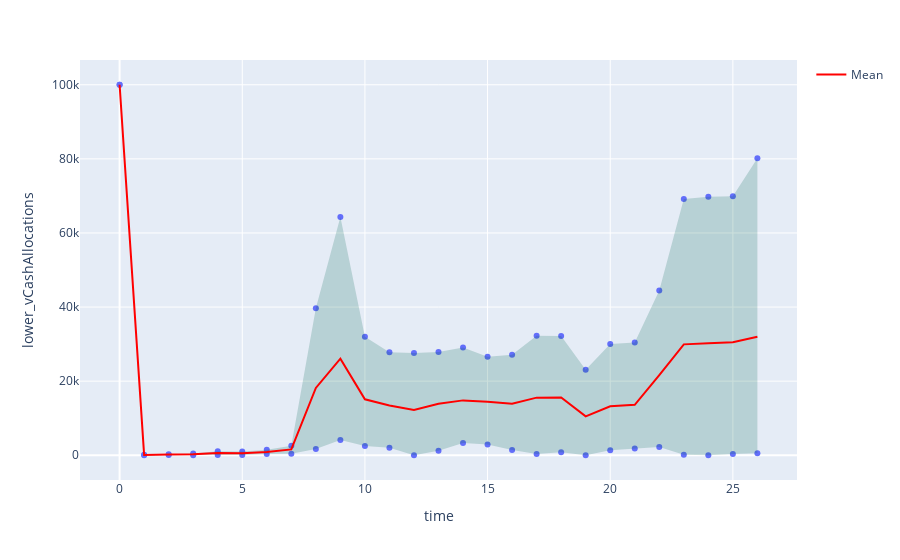

Notebook source saved alongside this figure:
### Code cell
analyzer.plot_ci(name='vCashAllocations', time_col='time', scenario_col='scenario',filter=None, col_names=['scenario', 'time'], confidence=.95, inline_plot=True)

### Figure 1 — Plotly figure (JSON) as saved in the notebook; plotly's stock layout.template omitted (floating-point values rounded to 4 significant figures)
{"data": [{"hovertemplate": "time=%{x}<br>lower_vCashAllocations=%{y}<extra></extra>", "legendgroup": "", "marker": {"color": "#636efa", "symbol": "circle"}, "mode": "markers", "name": "", "orientation": "v", "showlegend": false, "type": "scatter", "x": [0, 1, 2, 3, 4, 5, 6, 7, 8, 9, 10, 11, 12, 13, 14, 15, 16, 17, 18, 19, 20, 21, 22, 23, 24, 25, 26], "xaxis": "x", "y": [100000, 27.12, 52.34, 9.223, 79.89, 72.03, 364.5, 378.6, 1719.0, 4116.0, 2487.0, 2001.0, 0, 1235.0, 3328.0, 2887.0, 1440.0, 365.2, 808.1, 0, 1320.0, 1825.0, 2212.0, 142.1, 0, 350.1, 553.1], "yaxis": "y"}, {"hovertemplate": "time=%{x}<br>upper_vCashAllocations=%{y}<extra></extra>", "legendgroup": "", "marker": {"color": "#636efa", "symbol": "circle"}, "mode": "markers", "name": "", "orientation": "v", "showlegend": false, "type": "scatter", "x": [0, 1, 2, 3, 4, 5, 6, 7, 8, 9, 10, 11, 12, 13, 14, 15, 16, 17, 18, 19, 20, 21, 22, 23, 24, 25, 26], "xaxis": "x", "y": [100000, 155.9, 283.1, 500.1, 1083.0, 981.0, 1459.0, 2574.0, 39650.0, 64300.0, 31970.0, 27770.0, 27570.0, 27840.0, 29080.0, 26580.0, 27150.0, 32280.0, 32160.0, 23060.0, 30020.0, 30460.0, 44490.0, 69190.0, 69740.0, 69900.0, 80170.0], "yaxis": "y"}, {"fill": "toself", "fillcolor": "rgba(0,100,80,0.2)", "line": {"color": "rgba(255,255,255,0)"}, "showlegend": false, "type": "scatter", "x": [0, 1, 2, 3, 4, 5, 6, 7, 8, 9, 10, 11, 12, 13, 14, 15, 16, 17, 18, 19, 20, 21, 22, 23, 24, 25, 26, 26, 25, 24, 23, 22, 21, 20, 19, 18, 17, 16, 15, 14, 13, 12, 11, 10, 9, 8, 7, 6, 5, 4, 3, 2, 1, 0], "y": [100000, 27.12, 52.34, 9.223, 79.89, 72.03, 364.5, 378.6, 1719.0, 4116.0, 2487.0, 2001.0, 0, 1235.0, 3328.0, 2887.0, 1440.0, 365.2, 808.1, 0, 1320.0, 1825.0, 2212.0, 142.1, 0, 350.1, 553.1, 80170.0, 69900.0, 69740.0, 69190.0, 44490.0, 30460.0, 30020.0, 23060.0, 32160.0, 32280.0, 27150.0, 26580.0, 29080.0, 27840.0, 27570.0, 27770.0, 31970.0, 64300.0, 39650.0, 2574.0, 1459.0, 981.0, 1083.0, 500.1, 283.1, 155.9, 100000]}, {"line": {"color": "red", "width": 2}, "mode": "lines", "name": "Mean", "type": "scatter", "x": [0, 1, 2, 3, 4, 5, 6, 7, 8, 9, 10, 11, 12, 13, 14, 15, 16, 17, 18, 19, 20, 21, 22, 23, 24, 25, 26], "y": [100000, 84.81, 173.8, 285.2, 618.8, 506.6, 897.8, 1581.0, 18170.0, 26070.0, 15090.0, 13410.0, 12220.0, 13900.0, 14810.0, 14470.0, 13890.0, 15550.0, 15590.0, 10510.0, 13200.0, 13610.0, 21610.0, 29930.0, 30240.0, 30480.0, 32010.0]}], "layout": {"legend": {"tracegroupgap": 0}, "margin": {"t": 60}, "xaxis": {"anchor": "y", "domain": [0, 1], "title": {"text": "time"}}, "yaxis": {"anchor": "x", "domain": [0, 1], "title": {"text": "lower_vCashAllocations"}}}}
